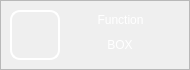
           <widget class="QFrame" name="TopLogoInfo">
            <property name="enabled">
             <bool>true</bool>
            </property>
            <property name="minimumSize">
             <size>
              <width>0</width>
              <height>70</height>
             </size>
            </property>
            <property name="maximumSize">
             <size>
              <width>16777215</width>
              <height>70</height>
             </size>
            </property>
            <property name="frameShape">
             <enum>QFrame::StyledPanel</enum>
            </property>
            <property name="frameShadow">
             <enum>QFrame::Raised</enum>
            </property>
            <widget class="QWidget" name="logo" native="true">
             <property name="geometry">
              <rect>
               <x>10</x>
               <y>10</y>
               <width>50</width>
               <height>50</height>
              </rect>
             </property>
             <property name="sizePolicy">
              <sizepolicy hsizetype="Preferred" vsizetype="Preferred">
               <horstretch>0</horstretch>
               <verstretch>0</verstretch>
              </sizepolicy>
             </property>
             <property name="minimumSize">
              <size>
               <width>50</width>
               <height>50</height>
              </size>
             </property>
             <property name="maximumSize">
              <size>
               <width>50</width>
               <height>50</height>
              </size>
             </property>
             <property name="styleSheet">
              <string notr="true">border-image: url(:/img/icon/Snipaste_2023-04-18_22-26-28.png);
border:2px solid rgb(255, 255, 255);
border-radius:10px</string>
             </property>
            </widget>
            <widget class="QLabel" name="Author">
             <property name="geometry">
              <rect>
               <x>90</x>
               <y>30</y>
               <width>60</width>
               <height>30</height>
              </rect>
             </property>
             <property name="sizePolicy">
              <sizepolicy hsizetype="Preferred" vsizetype="Preferred">
               <horstretch>0</horstretch>
               <verstretch>0</verstretch>
              </sizepolicy>
             </property>
             <property name="minimumSize">
              <size>
               <width>60</width>
               <height>30</height>
              </size>
             </property>
             <property name="maximumSize">
              <size>
               <width>60</width>
               <height>30</height>
              </size>
             </property>
             <property name="styleSheet">
              <string notr="true">font: italic 11pt &quot;Segoe UI&quot;;
color: rgba(255, 255, 255, 255);</string>
             </property>
             <property name="text">
              <string>BOX</string>
             </property>
             <property name="alignment">
              <set>Qt::AlignCenter</set>
             </property>
            </widget>
            <widget class="QLabel" name="Title">
             <property name="geometry">
              <rect>
               <x>60</x>
               <y>10</y>
               <width>121</width>
               <height>20</height>
              </rect>
             </property>
             <property name="maximumSize">
              <size>
               <width>16777215</width>
               <height>30</height>
              </size>
             </property>
             <property name="styleSheet">
              <string notr="true">font: 600 13pt &quot;Segoe UI Semibold&quot;;
color: rgba(255, 255, 255, 255);</string>
             </property>
             <property name="text">
              <string>Function</string>
             </property>
             <property name="alignment">
              <set>Qt::AlignCenter</set>
             </property>
            </widget>
           </widget>
